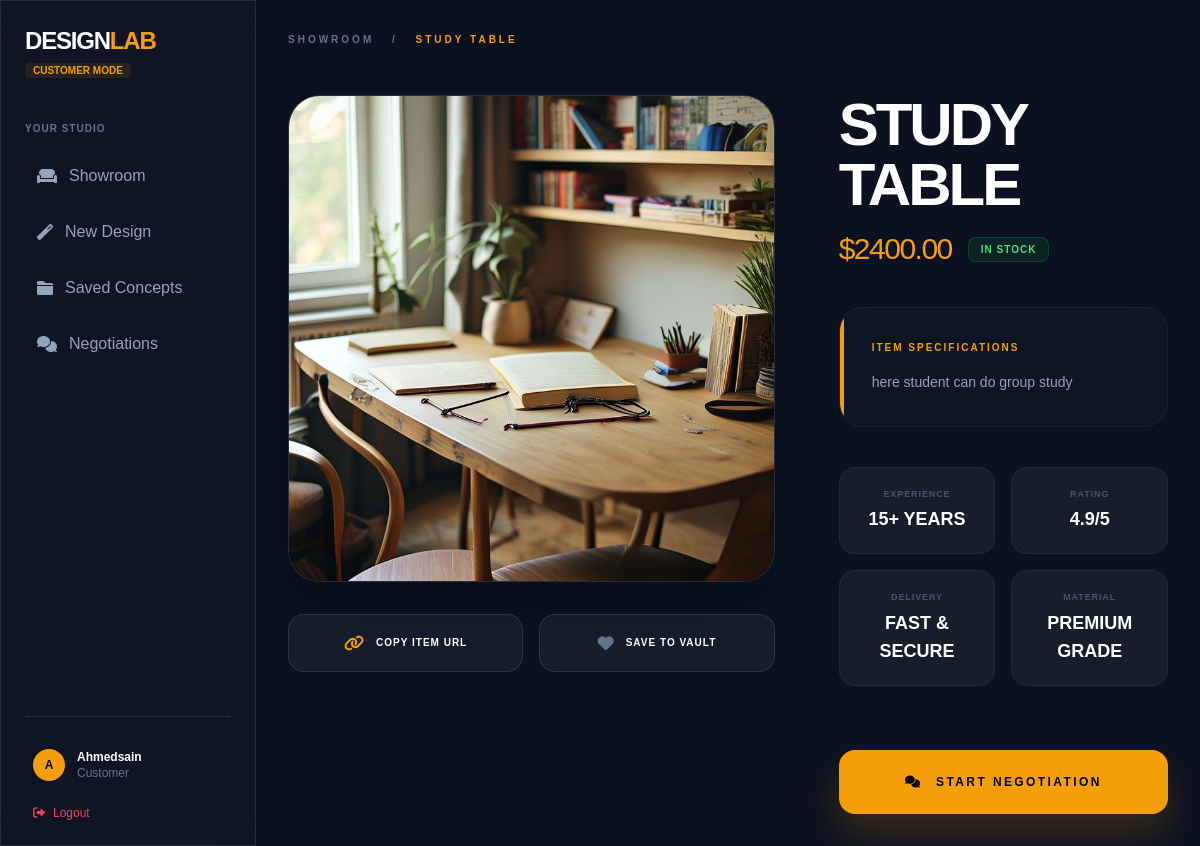
The app's page /item/2/ (signed in) with its own data.
### studio/models.py (models this page shows, shortened)
class User(AbstractUser):
    is_artisan = models.BooleanField(default=False)
    phone_number = models.CharField(max_length=15, blank=True, null=True)

class StockItem(models.Model):
    artisan = models.ForeignKey(
        settings.AUTH_USER_MODEL,
        on_delete=models.CASCADE,
        related_name='inventory'
    )
    title = models.CharField(max_length=255)
    description = models.TextField()
    price = models.DecimalField(max_digits=10, decimal_places=2)
    image = models.ImageField(upload_to='stock_items/')
    is_available = models.BooleanField(default=True)
    created_at = models.DateTimeField(auto_now_add=True)

### studio/views.py (the view)
# urls.py: path('item/<int:item_id>/', item_detail, name='item_detail'),
@login_required
def item_detail(request, item_id):
    item = get_object_or_404(StockItem, id=item_id)
    return render(request, 'studio/item_detail.html', {
        'item': item,
        'company_stats': {
            'experience': '15+ Years',
            'rating': '4.9/5',
            'delivery': 'Fast & Secure',
            'material': 'Premium Grade'
        }
    })

### studio/templates/studio/item_detail.html (shortened to what this page needs)
{% extends 'studio/base.html' %}
{% block content %}
<div class="p-8 bg-[#0b1120] min-h-screen text-white">
    <nav class="mb-12 text-[10px] uppercase tracking-[0.3em] text-slate-500 font-bold">
        <a href="{% url 'public_showroom' %}" class="hover:text-amber-500 transition-colors">Showroom</a>
        <span class="mx-3">/</span>
        <span class="text-amber-500">{{ item.title }}</span>
    </nav>
    <div class="grid grid-cols-1 lg:grid-cols-12 gap-16 max-w-7xl mx-auto">
        <div class="lg:col-span-7 space-y-8">
            <div class="glass-panel rounded-[2rem] overflow-hidden border border-white/10 shadow-2xl group">
                <img src="{{ item.image.url }}" alt="{{ item.title }}"
                     class="w-full h-full object-cover transform transition-transform duration-1000 group-hover:scale-105">
            </div>
            <div class="grid grid-cols-2 gap-4">
                <button onclick="copyItemURL()" class="group bg-white/5 border border-white/10 py-5 rounded-2xl flex items-center justify-center gap-3 hover:bg-white/10 transition-all duration-300">
                    <i class="fas fa-link text-amber-500 group-hover:rotate-45 transition-transform"></i>
                    <span class="text-[10px] font-black uppercase tracking-widest">Copy Item URL</span>
                </button>
                <button onclick="saveToVault(this, '{{ item.image.url }}', '{{ item.title }}')"
                        class="group bg-white/5 border border-white/10 py-5 rounded-2xl flex items-center justify-center gap-3 hover:bg-red-500/10 hover:border-red-500/30 transition-all duration-300">
                    <i class="fas fa-heart text-slate-500 group-hover:text-red-500 transition-colors"></i>
                    <span class="text-[10px] font-black uppercase tracking-widest">Save to Vault</span>
                </button>
            </div>
        </div>
        <div class="lg:col-span-5 space-y-10">
            <div>
                <h1 class="text-6xl font-black uppercase tracking-tighter leading-none mb-4">{{ item.title }}</h1>
                <div class="flex items-center gap-4">
                    <span class="text-3xl font-light text-amber-500 tracking-tighter">${{ item.price }}</span>
                    <span class="px-3 py-1 bg-green-500/10 text-green-400 text-[10px] font-black uppercase tracking-widest border border-green-500/20 rounded-lg">
                        {% if item.is_available %}In Stock{% else %}Sold Out{% endif %}
                    </span>
                </div>
            </div>
            <div class="glass-panel p-8 rounded-3xl border border-white/5 relative overflow-hidden">
                <div class="absolute top-0 left-0 w-1 h-full bg-amber-500"></div>
                <h3 class="text-[10px] font-black uppercase tracking-[0.2em] text-amber-500 mb-4">Item Specifications</h3>
                <p class="text-slate-400 text-sm leading-relaxed font-medium">{{ item.description }}</p>
            </div>
            <div class="grid grid-cols-2 gap-4">
                {% for label, value in company_stats.items %}
                <div class="bg-white/5 border border-white/5 p-5 rounded-2xl text-center">
                    <p class="text-[9px] uppercase tracking-widest text-slate-600 font-black mb-1">{{ label }}</p>
                    <p class="text-lg font-black text-white uppercase">{{ value }}</p>
                </div>
                {% endfor %}
            </div>
            <div class="pt-6">
                <a href="{% url 'negotiation_page' %}?item_id={{ item.id }}&img={{ item.image.url|urlencode }}&prompt={{ item.title|urlencode }}"
                   class="block w-full bg-amber-500 text-black text-center py-6 rounded-2xl font-black uppercase tracking-[0.2em] text-xs hover:bg-amber-400 transition-all transform hover:-translate-y-1 shadow-[0_20px_40px_rgba(245,158,11,0.2)]">
                    <i class="fas fa-comments mr-2"></i> Start Negotiation
                </a>
            </div>
        </div>
    </div>
</div>
{% endblock %}

### studio/templates/studio/base.html (shortened to what this page needs)
<!DOCTYPE html>
<html lang="en">
<head>
    <script src="https://cdn.tailwindcss.com"></script>
    <link href="https://cdnjs.cloudflare.com/ajax/libs/font-awesome/6.0.0/css/all.min.css" rel="stylesheet">
</head>
<body class="min-h-screen flex">
    <aside class="w-64 border-r border-white/10 p-6 flex flex-col glass-panel sticky top-0 h-screen">
        <div class="mb-10">
            <h1 class="text-2xl font-black uppercase tracking-tighter">Design<span class="text-amber-500">Lab</span>
            </h1>
            <span class="text-[10px] bg-amber-500/10 text-amber-500 px-2 py-0.5 rounded font-bold">CUSTOMER MODE</span>
        </div>
        <nav class="flex-1 space-y-2">
            <p class="text-[10px] font-bold text-slate-500 uppercase tracking-widest mb-4">Your Studio</p>
            <a href="{% url 'public_showroom' %}"
                class="sidebar-link flex items-center gap-3 p-3 rounded-xl transition {% if request.resolver_match.url_name == 'public_showroom' %}bg-amber-500/10 text-amber-500 font-bold{% else %}text-slate-400{% endif %}">
                <i class="fas fa-couch"></i> Showroom
            </a>
            <a href="{% url 'customer_dashboard' %}"
                class="sidebar-link flex items-center gap-3 p-3 rounded-xl transition text-slate-400">
                <i class="fas fa-magic"></i> New Design
            </a>
            <a href="{% url 'saved_concepts' %}"
                class="sidebar-link flex items-center gap-3 p-3 rounded-xl transition text-slate-400">
                <i class="fas fa-folder"></i> Saved Concepts
            </a>
            <a href="{% url 'negotiation_page' %}"
                class="sidebar-link flex items-center gap-3 p-3 rounded-xl transition text-slate-400">
                <i class="fas fa-comments"></i> Negotiations
            </a>
        </nav>
        <div class="mt-auto pt-6 border-t border-white/10">
            <div class="flex items-center gap-3 mb-4 p-2">
                <div
                    class="w-8 h-8 rounded-full bg-amber-500 flex items-center justify-center text-black font-bold text-xs">
                    {{ user.username|slice:":1"|upper }}
                </div>
                <div class="text-xs">
                    <p class="font-bold text-white">{{ user.username }}</p>
                    <p class="text-slate-500">Customer</p>
                </div>
            </div>
            <a href="{% url 'logout' %}" class="text-xs text-rose-500 hover:text-rose-400 flex items-center gap-2 px-2">
                <i class="fas fa-sign-out-alt"></i> Logout
            </a>
        </div>
    </aside>
    <main class="flex-1 overflow-y-auto bg-[#0b1120]">
        {% block content %}
        {% endblock %}
    </main>
</body>
</html>

### studio/templates/studio/base.html (style rules this page uses)
body { background-color: #0b1120; font-family: 'Plus Jakarta Sans', sans-serif; color: white; }
.glass-panel { background: rgba(255, 255, 255, 0.02); backdrop-filter: blur(15px); border: 1px solid rgba(255, 255, 255, 0.05); }

### studio/templates/studio/item_detail.html (style rules this page uses)
.glass-panel { background: rgba(255, 255, 255, 0.02); backdrop-filter: blur(20px); }

### records on screen
User: username "A", username "Ahmedsain"
StockItem: title "STUDY TABLE", image (picture), price "2400.00", description "here student can do group study"

### other values on screen
{{ label }} "EXPERIENCE" "RATING" "DELIVERY" "MATERIAL"
{{ value }} "15+ YEARS" "4.9/5" "FAST & SECURE" "PREMIUM GRADE"
